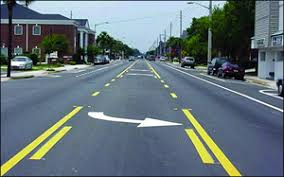
#> input picture Lane Detection/LD_test_imgs/test_img01.jpeg, 284 x 177 px
$ python Lane_Detection.py
#> lines starting #> are read from the running program, lines starting #| are printed output that depends on the picture; after the words box and inside, x2 and y2 are one past the last pixel; in counts of white or black regions, pixels touching at a corner belong together
#> further down, img is the input picture: shape (177, 284, 3); mean B, G, R 121.8, 115.3, 100.2
import numpy as np
import cv2

def img2edge(img):

    gray_image = cv2.cvtColor(img, cv2.COLOR_BGR2GRAY)
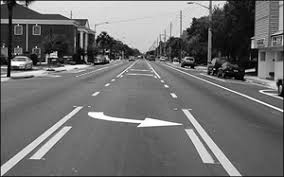
#> gray_image: shape (177, 284); min 0, max 255, mean 111.5
    hsv_image  = cv2.cvtColor(img, cv2.COLOR_BGR2HSV)
#> hsv_image: shape (177, 284, 3); mean H, S, V 95.3, 79.8, 130

    # Define ranges for 'yellow', pixels within this range will be picked

    lower_yellow = np.array([25, 50, 70])
    upper_yellow = np.array([35, 255, 255])

    # cv2.inRange(): Picks pixels from the image that are in the specified range

    mask_y = cv2.inRange(hsv_image, lower_yellow, upper_yellow)
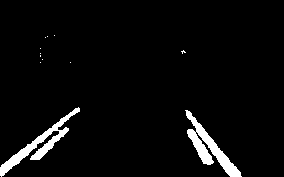
#> mask_y: shape (177, 284); 4% white; 12 white regions (10 under 20 px), largest, box (x1, y1, x2, y2) and area: (185, 110, 242, 177) 1034, (0, 107, 80, 177) 980
    mask_w = cv2.inRange(gray_image, 216, 255)
#> mask_w: shape (177, 284); 5.5% white; 181 white regions (164 under 20 px), largest, box (x1, y1, x2, y2) and area: (31, 1, 192, 21) 1158, (88, 112, 181, 127) 370, (35, 109, 78, 146) 123

    # Compute Bitwise OR, combining both the white and yellow pixels

    mask_yw = cv2.bitwise_or(mask_y, mask_w)
#> mask_yw: shape (177, 284); 8.4% white; 136 white regions (125 under 20 px), largest, box (x1, y1, x2, y2) and area: (31, 1, 192, 21) 1158, (183, 110, 242, 177) 1039, (0, 107, 81, 177) 994

    # Compute Bitwise AND of mask_yw with gray_img, pixels that were yellow or
    # white will have the same intensity as the original grayscale image, the
    # other pixels will be removed.

    mask_yw_image = cv2.bitwise_and(mask_yw, gray_image)

    img_blur = cv2.GaussianBlur(mask_yw_image, (3, 3), 0)
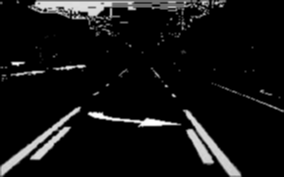
#> img_blur: shape (177, 284); min 0, max 255, mean 18
    img_canny = cv2.Canny(img_blur, 70, 200)
#> img_canny: shape (177, 284); 5.7% white in thin lines or dots

    return img_canny

def roi_select(img, canny):

    # Define the vertices of the region of interest

    height, width, _ = img.shape
#> height = 177; width = 284
    lower_left = [0,0.95*height]
#> lower_left = [0, 168.2]
    lower_right = [width,height]
#> lower_right = [284, 177]
    top_left = [0.375*width,0.375*height]
#> top_left = [106.5, 66.38]
    top_right = [0.625*width,0.375*height]
#> top_right = [177.5, 66.38]
    vertices = np.array([lower_left,top_left,top_right,lower_right],dtype=np.int32)

    mask = np.zeros_like(canny)                                      # creates a numpy array of the same dimensions as img
    fill_color = 255                                                 # parameter for cv2.fillPoly function
    cv2.fillPoly(mask, pts = [vertices], color = fill_color)         # pixels within 'vertices' in 'mask' will be made WHITE while all other pixels will be BLACK
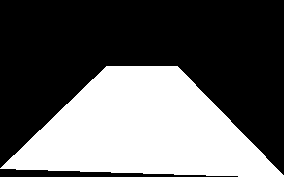
#> mask: shape (177, 284); 38.2% white; 1 white region, box (x1, y1, x2, y2) and area: (0, 66, 284, 177) 19221

    return cv2.bitwise_and(canny, mask)
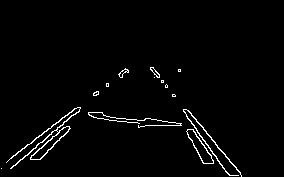
#> returned value: shape (177, 284); 2.2% white in thin lines or dots, all inside (x1, y1, x2, y2) = (1, 67, 242, 177)

def draw_lines(canny_roi, rho_acc, theta_acc, thresh, minLL, maxLG):

#> called with rho_acc = 1, theta_acc = 0.0175, thresh = 5, minLL = 5, maxLG = 1
    line_img = np.zeros_like(canny_roi)
    lines = cv2.HoughLinesP(canny_roi,rho_acc,theta_acc,thresh,minLL,maxLG)
#> lines = 174 rows, first 6: [106, 84, 107, 83], [51, 126, 75, 108], [22, 159, 49, 134], [200, 141, 201, 141], [65, 121, 71, 115], [121, 121, 126, 121]
    if lines is not None:
        for line in lines:
            x1,y1,x2,y2 = line[0]
            cv2.line(line_img,(x1,y1),(x2,y2),(255,255,255),5)
#> this loop made 174 passes
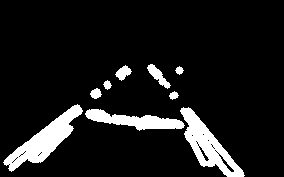
#> line_img: shape (177, 284); 10% white; 9 white regions, largest, box (x1, y1, x2, y2) and area: (3, 104, 83, 172) 1730, (180, 107, 245, 177) 1616, (85, 109, 185, 131) 1053

    return line_img

def add_weighted(img, line_img):
    bgr_img = cv2.cvtColor(line_img,cv2.COLOR_GRAY2BGR)
    return cv2.addWeighted(img, 0.8, bgr_img, 1, 0)
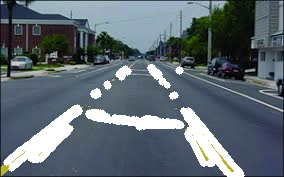
#> returned value: shape (177, 284, 3); mean of channels 0, 1, 2 113.1, 104.6, 93.3; drawn as B, G, R

img = cv2.imread('LD_test_imgs/test_img01.jpeg')                  #Read the input image from the directory.
edge_img = img2edge(img)
roi_img = roi_select(img, edge_img)
hough_img = draw_lines(roi_img, 1, np.pi/180, 5, 5, 1)            #Change the parameters thresh, minLL, maxLG to get more accurate lines
lane_img = add_weighted(img, hough_img)
cv2.imshow('Lanes Detected',lane_img)

cv2.waitKey(0)
cv2.destroyAllWindows()

$ run again, with Lane Detection/LD_test_imgs/test_img02.jpeg copied over Lane Detection/LD_test_imgs/test_img01.jpeg
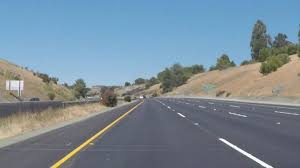
#> input picture Lane Detection/LD_test_imgs/test_img02.jpeg, 300 x 168 px
#> img is the input picture: shape (168, 300, 3); mean B, G, R 151.8, 138.4, 120.9
#> hsv_image: shape (168, 300, 3); mean H, S, V 86.9, 66.3, 159.7
#> in img2edge, `mask_y = cv2.inRange(hsv_image, lower_yellow, upper_yellow)`:
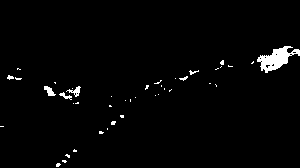
#> mask_y: shape (168, 300); 1.9% white; 42 white regions (35 under 20 px), largest, box (x1, y1, x2, y2) and area: (257, 46, 300, 73) 538, (44, 86, 56, 96) 65, (66, 86, 81, 97) 63
#> mask_w: shape (168, 300); 0.47% white in thin lines or dots, all inside (x1, y1, x2, y2) = (7, 81, 273, 168)
#> mask_yw: shape (168, 300); 2.4% white; 60 white regions (51 under 20 px), largest, box (x1, y1, x2, y2) and area: (257, 46, 300, 73) 538, (220, 139, 273, 168) 138, (44, 86, 56, 96) 65
#> img_canny: shape (168, 300); 1.9% white in thin lines or dots, all inside (x1, y1, x2, y2) = (0, 45, 300, 168)
#> mask: shape (168, 300); 38% white; 1 white region, box (x1, y1, x2, y2) and area: (0, 63, 300, 168) 19132
#> lines = 80 rows, first 6: [178, 114, 182, 116], [106, 130, 108, 129], [240, 152, 241, 153], [73, 153, 74, 152], [74, 153, 76, 151], [76, 104, 78, 104]
#> the loop in draw_lines, `for line in lines:` made 80 passes
#> bgr_img: shape (168, 300, 3); 4% white; 13 white regions, largest, box (x1, y1, x2, y2) and area: (218, 135, 275, 168) 570, (61, 139, 90, 163) 240, (141, 76, 166, 93) 222
#> in add_weighted, `return cv2.addWeighted(img, 0.8, bgr_img, 1, 0)`:
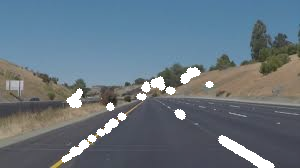
#> returned value: shape (168, 300, 3); mean of channels 0, 1, 2 128, 116.9, 102.7; drawn as B, G, R

$ run again, with Lane Detection/LD_test_imgs/test_img03.jpeg copied over Lane Detection/LD_test_imgs/test_img01.jpeg
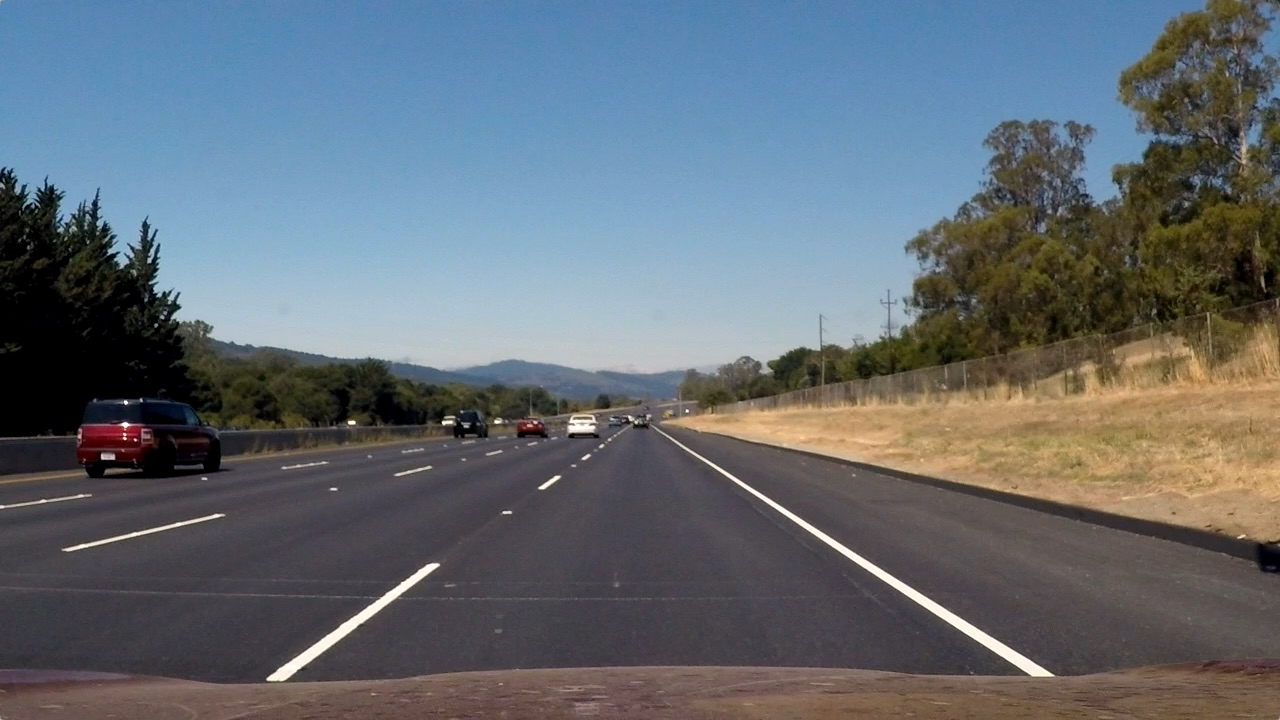
#> input picture Lane Detection/LD_test_imgs/test_img03.jpeg, 1280 x 720 px
#> img is the input picture: shape (720, 1280, 3); mean B, G, R 115.1, 107.7, 99.4
#> hsv_image: shape (720, 1280, 3); mean H, S, V 81.6, 75.9, 127.4
#> in img2edge, `mask_y = cv2.inRange(hsv_image, lower_yellow, upper_yellow)`:
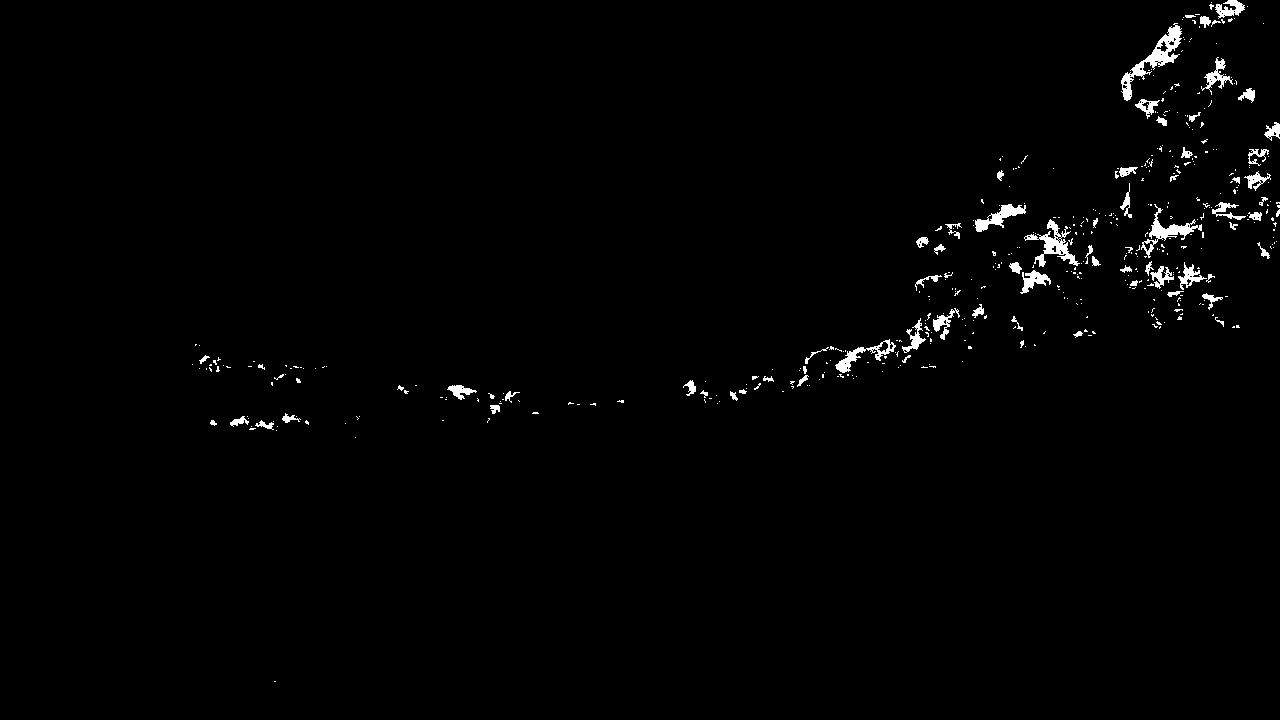
#> mask_y: shape (720, 1280); 1.2% white; 463 white regions (387 under 20 px), largest, box (x1, y1, x2, y2) and area: (1121, 23, 1182, 101) 1087, (1024, 219, 1080, 267) 777, (1141, 204, 1202, 258) 681
#> mask_w: shape (720, 1280); 0.59% white; 30 white regions (23 under 20 px), largest, box (x1, y1, x2, y2) and area: (684, 447, 1054, 676) 2834, (267, 564, 439, 681) 1782, (65, 515, 221, 551) 326
#> mask_yw: shape (720, 1280); 1.8% white; 492 white regions (409 under 20 px), largest, box (x1, y1, x2, y2) and area: (684, 447, 1054, 676) 2834, (267, 564, 439, 682) 1784, (1121, 23, 1182, 101) 1087
#> img_canny: shape (720, 1280); 1.1% white in thin lines or dots
#> mask: shape (720, 1280); 37.6% white; 1 white region, box (x1, y1, x2, y2) and area: (0, 270, 1280, 720) 346865
#> lines = 529 rows, first 6: [729, 474, 807, 523], [968, 634, 1031, 675], [1040, 667, 1041, 668], [907, 586, 908, 587], [354, 617, 386, 594], [427, 573, 429, 572]
#> the loop in draw_lines, `for line in lines:` made 529 passes
#> bgr_img: shape (720, 1280, 3); 1.7% white; 28 white regions, largest, box (x1, y1, x2, y2) and area: (672, 438, 1057, 680) 5633, (265, 560, 442, 684) 2885, (787, 341, 893, 392) 1843
#> in add_weighted, `return cv2.addWeighted(img, 0.8, bgr_img, 1, 0)`:
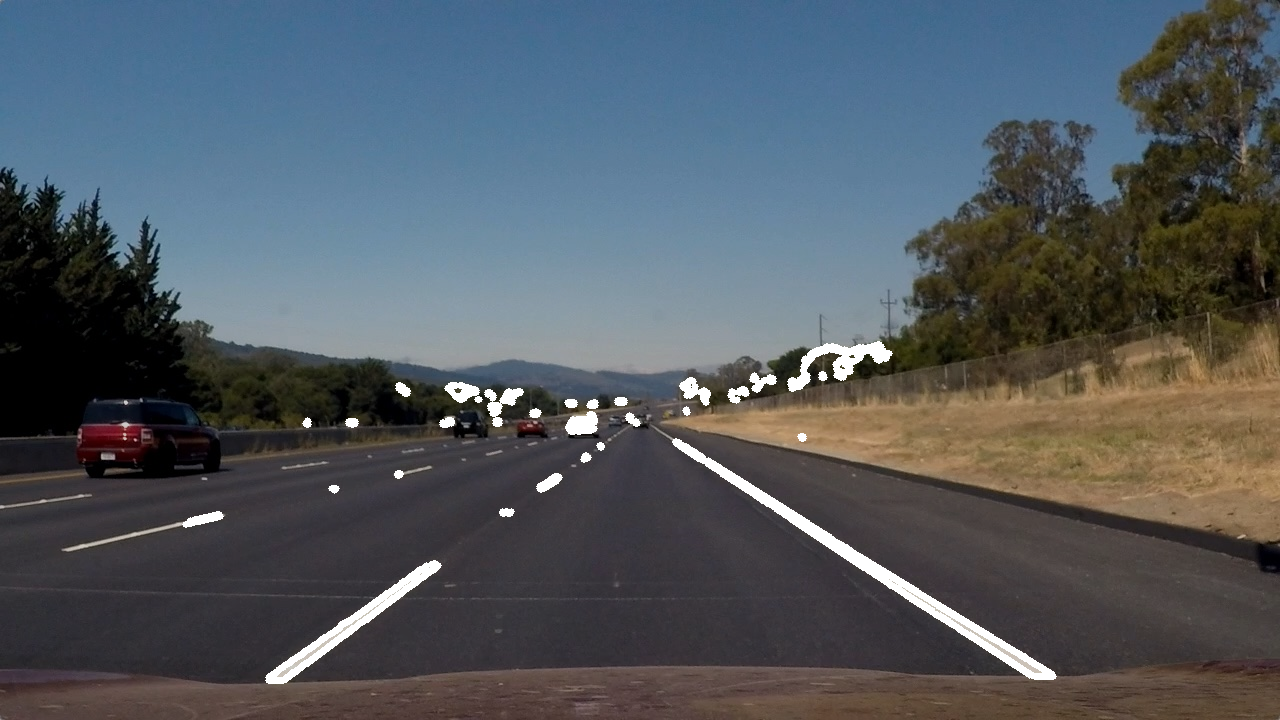
#> returned value: shape (720, 1280, 3); mean of channels 0, 1, 2 94.7, 88.6, 81.9; drawn as B, G, R
